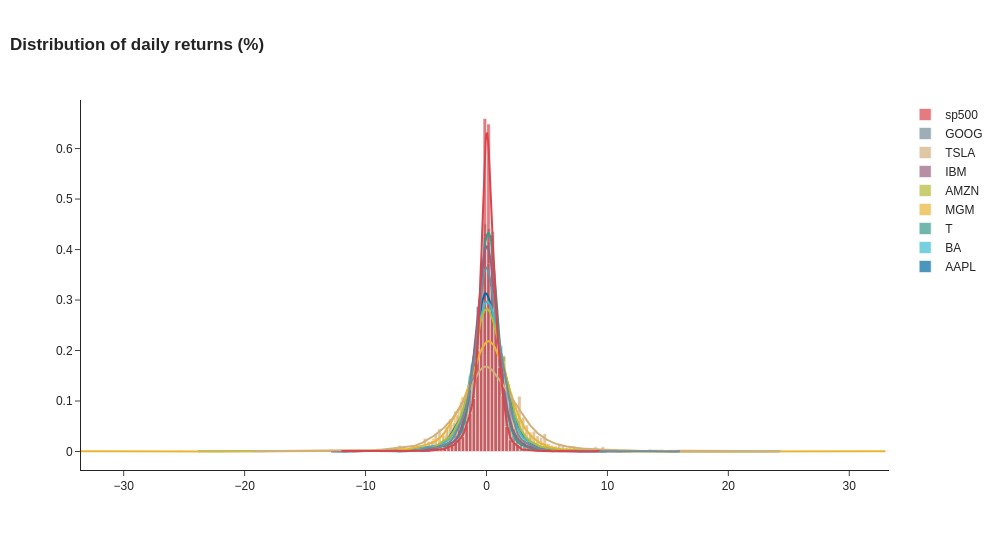

Source (notebook cell):
### Markdown cell above
**Optional – interactive histograms with Plotly.** `create_distplot` overlays the densities; you can hover, zoom and switch stocks off in the legend.

### Code cell
def interactive_histograms(returns):
    '''Interactive overlaid histograms of daily returns (%) with Plotly.'''
    try:
        import plotly.figure_factory as ff
    except ImportError:
        print("Plotly is not installed -> run `pip install plotly` to see this chart.")
        return

    data = [returns[column] * 100 for column in returns.columns]
    fig = ff.create_distplot(data, list(returns.columns), bin_size=0.3, show_rug=False, colors=ECONOMIST_COLORS)
    fig.update_layout(title="<b>Distribution of daily returns (%)</b>", title_x=0.01, template="simple_white",
                      font_family="Arial", width=1000, height=550)
    fig.show()


interactive_histograms(returns)

### Figure 1 — Plotly figure (JSON) as saved in the notebook; plotly's stock layout.template omitted (floating-point values rounded to 4 significant figures; data arrays with more than 128 entries replaced by an {"elided": "..."} marker saying what was removed)
{"data": [{"autobinx": false, "histnorm": "probability density", "legendgroup": "AAPL", "marker": {"color": "#006BA2"}, "name": "AAPL", "opacity": 0.7, "type": "histogram", "x": {"elided": "2158 float values"}, "xaxis": "x", "xbins": {"end": 11.98, "size": 0.3, "start": -12.86}, "yaxis": "y"}, {"autobinx": false, "histnorm": "probability density", "legendgroup": "BA", "marker": {"color": "#3EBCD2"}, "name": "BA", "opacity": 0.7, "type": "histogram", "x": {"elided": "2158 float values"}, "xaxis": "x", "xbins": {"end": 24.32, "size": 0.3, "start": -23.85}, "yaxis": "y"}, {"autobinx": false, "histnorm": "probability density", "legendgroup": "T", "marker": {"color": "#379A8B"}, "name": "T", "opacity": 0.7, "type": "histogram", "x": {"elided": "2158 float values"}, "xaxis": "x", "xbins": {"end": 10.02, "size": 0.3, "start": -9.241}, "yaxis": "y"}, {"autobinx": false, "histnorm": "probability density", "legendgroup": "MGM", "marker": {"color": "#EBB434"}, "name": "MGM", "opacity": 0.7, "type": "histogram", "x": {"elided": "2158 float values"}, "xaxis": "x", "xbins": {"end": 33.11, "size": 0.3, "start": -33.61}, "yaxis": "y"}, {"autobinx": false, "histnorm": "probability density", "legendgroup": "AMZN", "marker": {"color": "#B4BA39"}, "name": "AMZN", "opacity": 0.7, "type": "histogram", "x": {"elided": "2158 float values"}, "xaxis": "x", "xbins": {"end": 15.75, "size": 0.3, "start": -11.0}, "yaxis": "y"}, {"autobinx": false, "histnorm": "probability density", "legendgroup": "IBM", "marker": {"color": "#9A607F"}, "name": "IBM", "opacity": 0.7, "type": "histogram", "x": {"elided": "2158 float values"}, "xaxis": "x", "xbins": {"end": 11.3, "size": 0.3, "start": -12.85}, "yaxis": "y"}, {"autobinx": false, "histnorm": "probability density", "legendgroup": "TSLA", "marker": {"color": "#D1B07C"}, "name": "TSLA", "opacity": 0.7, "type": "histogram", "x": {"elided": "2158 float values"}, "xaxis": "x", "xbins": {"end": 24.4, "size": 0.3, "start": -19.33}, "yaxis": "y"}, {"autobinx": false, "histnorm": "probability density", "legendgroup": "GOOG", "marker": {"color": "#758D99"}, "name": "GOOG", "opacity": 0.7, "type": "histogram", "x": {"elided": "2158 float values"}, "xaxis": "x", "xbins": {"end": 16.05, "size": 0.3, "start": -11.1}, "yaxis": "y"}, {"autobinx": false, "histnorm": "probability density", "legendgroup": "sp500", "marker": {"color": "#DB444B"}, "name": "sp500", "opacity": 0.7, "type": "histogram", "x": {"elided": "2158 float values"}, "xaxis": "x", "xbins": {"end": 9.383, "size": 0.3, "start": -11.98}, "yaxis": "y"}, {"legendgroup": "AAPL", "marker": {"color": "#006BA2"}, "mode": "lines", "name": "AAPL", "showlegend": false, "type": "scatter", "x": {"elided": "500 float values"}, "xaxis": "x", "y": {"elided": "500 float values"}, "yaxis": "y"}, {"legendgroup": "BA", "marker": {"color": "#3EBCD2"}, "mode": "lines", "name": "BA", "showlegend": false, "type": "scatter", "x": {"elided": "500 float values"}, "xaxis": "x", "y": {"elided": "500 float values"}, "yaxis": "y"}, {"legendgroup": "T", "marker": {"color": "#379A8B"}, "mode": "lines", "name": "T", "showlegend": false, "type": "scatter", "x": {"elided": "500 float values"}, "xaxis": "x", "y": {"elided": "500 float values"}, "yaxis": "y"}, {"legendgroup": "MGM", "marker": {"color": "#EBB434"}, "mode": "lines", "name": "MGM", "showlegend": false, "type": "scatter", "x": {"elided": "500 float values"}, "xaxis": "x", "y": {"elided": "500 float values"}, "yaxis": "y"}, {"legendgroup": "AMZN", "marker": {"color": "#B4BA39"}, "mode": "lines", "name": "AMZN", "showlegend": false, "type": "scatter", "x": {"elided": "500 float values"}, "xaxis": "x", "y": {"elided": "500 float values"}, "yaxis": "y"}, {"legendgroup": "IBM", "marker": {"color": "#9A607F"}, "mode": "lines", "name": "IBM", "showlegend": false, "type": "scatter", "x": {"elided": "500 float values"}, "xaxis": "x", "y": {"elided": "500 float values"}, "yaxis": "y"}, {"legendgroup": "TSLA", "marker": {"color": "#D1B07C"}, "mode": "lines", "name": "TSLA", "showlegend": false, "type": "scatter", "x": {"elided": "500 float values"}, "xaxis": "x", "y": {"elided": "500 float values"}, "yaxis": "y"}, {"legendgroup": "GOOG", "marker": {"color": "#758D99"}, "mode": "lines", "name": "GOOG", "showlegend": false, "type": "scatter", "x": {"elided": "500 float values"}, "xaxis": "x", "y": {"elided": "500 float values"}, "yaxis": "y"}, {"legendgroup": "sp500", "marker": {"color": "#DB444B"}, "mode": "lines", "name": "sp500", "showlegend": false, "type": "scatter", "x": {"elided": "500 float values"}, "xaxis": "x", "y": {"elided": "500 float values"}, "yaxis": "y"}], "layout": {"barmode": "overlay", "font": {"family": "Arial"}, "height": 550, "hovermode": "closest", "legend": {"traceorder": "reversed"}, "title": {"text": "<b>Distribution of daily returns (%)</b>", "x": 0.01}, "width": 1000, "xaxis": {"anchor": "y2", "domain": [0, 1], "zeroline": false}, "yaxis": {"anchor": "free", "domain": [0, 1], "position": 0}}}
